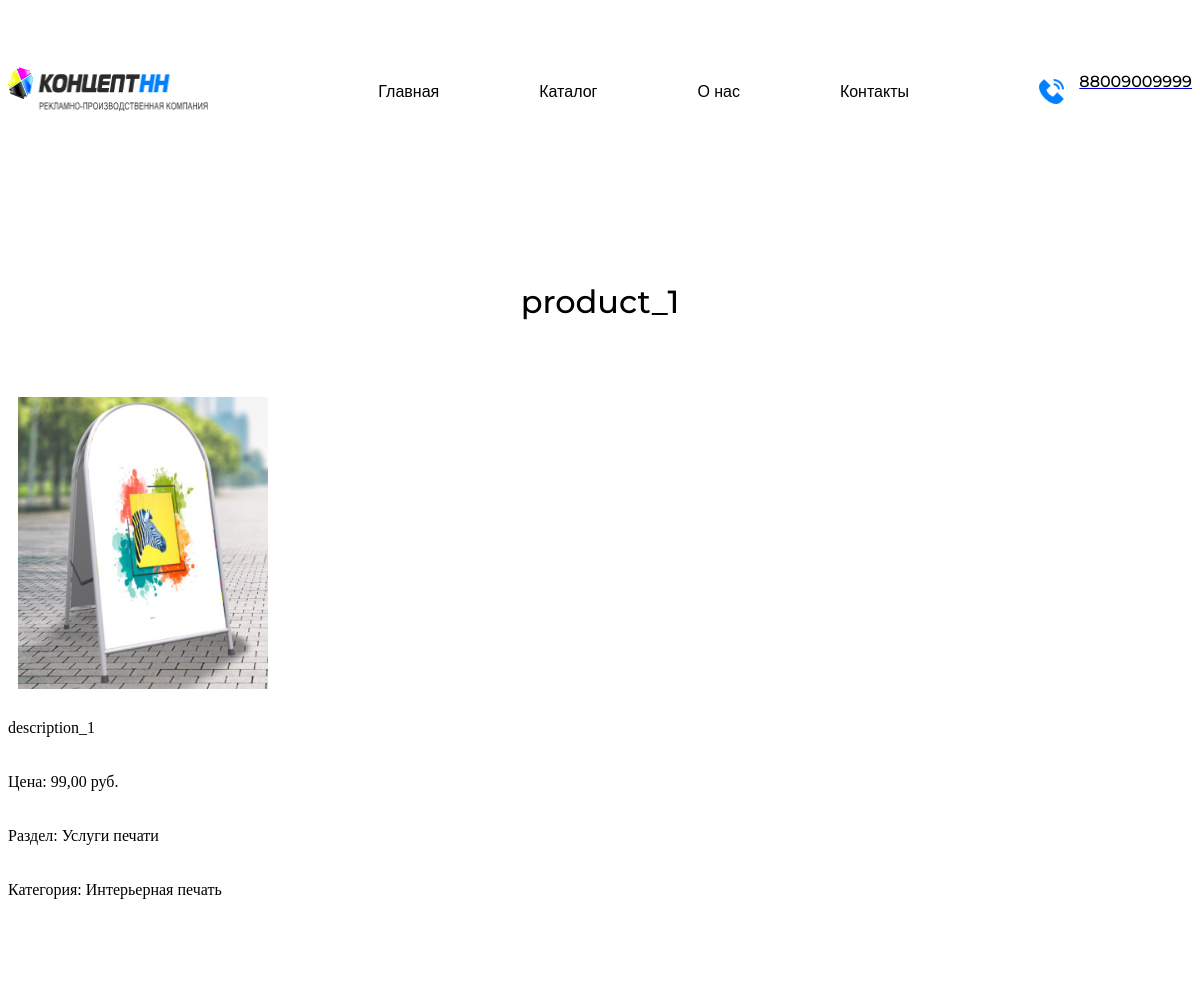
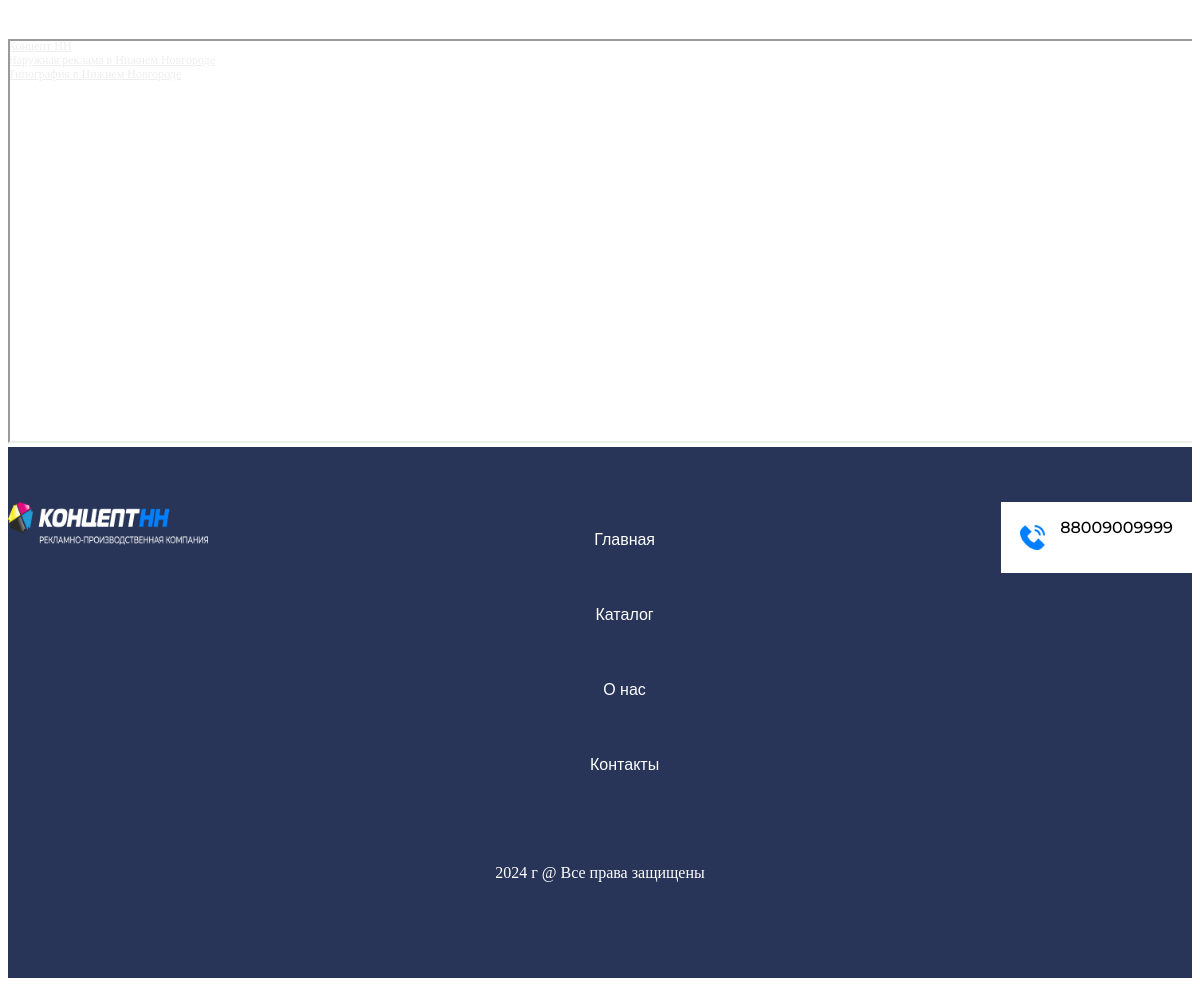
The app's page /catalog/1/ with its own data (2 pictures, top to bottom).
### diplomapp/models.py (models this page shows, shortened)
class Product(models.Model):
    name = models.CharField(max_length=100)
    description = models.TextField()
    price = models.DecimalField(max_digits=8, decimal_places=2)
    unit = models.ForeignKey(Unit, on_delete=models.CASCADE)
    sub_category = models.ForeignKey(SubCategory, on_delete=models.CASCADE)
    foto = models.ImageField()
    @property
    def photo_url(self):
        if self.foto and hasattr(self.foto, 'url'):
            return self.foto.url
    def __str__(self):
        return f'ProductID: {self.pk} {self.name}, price: {self.price}'

class Category(models.Model):
    name = models.CharField(max_length=100)
    picture = models.ImageField()

class SubCategory(models.Model):
    name = models.CharField(max_length=100)
    picture = models.ImageField()
    category = models.ForeignKey(Category, on_delete=models.CASCADE)

### diplomapp/views.py (the view)
# urls.py: path('catalog/<int:product_id>/', views.product, name='product'),
def product(request, product_id):
    logger.info(f'{request} request received')
    product = get_object_or_404(Product, pk=product_id)
    subcategory = SubCategory.objects.filter(pk=product.sub_category.pk).first()
    category = Category.objects.filter(pk=subcategory.category.pk).first()
    logger.info(f'{product}')
    context = {
        'title' : f'{product.name}',
        'product' : product,
        'category' : category.name,
        'subcategory' : subcategory.name
    }
    return TemplateResponse(request, 'diplomapp/product.html', context)

### diplomapp/templates/diplomapp/product.html
{% extends 'base.html' %}
{% load static %}
{% block content %}
<section>
    <div class="container">
        <h1 class="center-text">{{ title}}</h2>
        {% if product.photo_url %}
            <img class="item-product" src="{{ product.photo_url }}">
        {% else %}
            <div class="foto white-text center-text">no image</div>
        {% endif %}
        <p>{{ product.description }}</p>
        <p>Цена: {{ product.price }} руб.</p>
        <p>Раздел: {{ category }}</p>
        <p>Категория: {{ subcategory }}</p>
    </div>
</section>
{% endblock %}

### static/css/style.css (style rules this page uses)
.container { width: 100%; max-width: 1200px; margin: 0 auto; padding: 30px 0px; }
p { padding-bottom: 20px; }
.center-text { text-align: center }
section { padding-top: 50px; padding-bottom: 60px; }
h1 { font-family: 'Montserrat', sans-serif; font-size: 32px; font-weight: 500; font-style: normal; font-optical-sizing: auto; padding-bottom: 40px; }
.item-product { width: 100%; max-width: 250px; padding: 10px; }

### records on screen
Product: name "product_1", photo_url (picture), description "description_1", price "99,00"
Category: name "Услуги печати"
SubCategory: name "Интерьерная печать"
